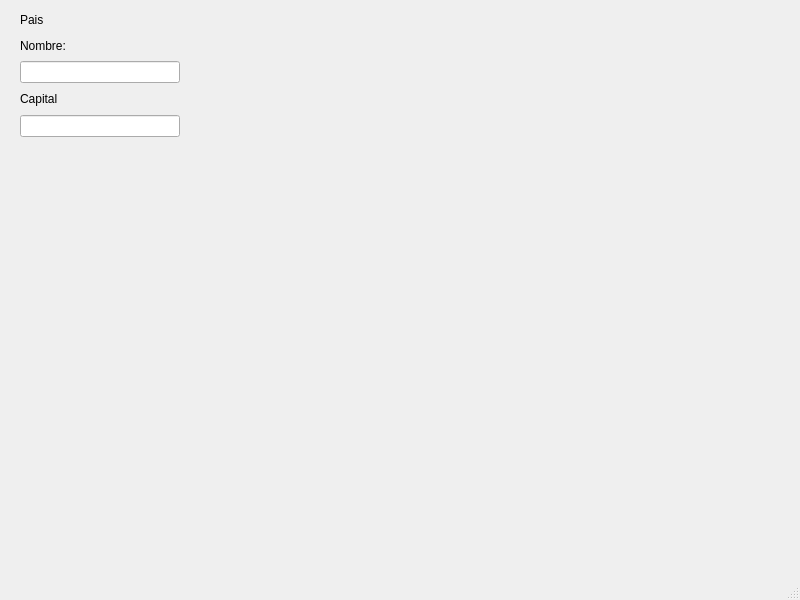
<?xml version="1.0" encoding="UTF-8"?>
<ui version="4.0">
 <class>gui_pais</class>
 <widget class="QMainWindow" name="gui_pais">
  <property name="geometry">
   <rect>
    <x>0</x>
    <y>0</y>
    <width>800</width>
    <height>600</height>
   </rect>
  </property>
  <property name="windowTitle">
   <string>MainWindow</string>
  </property>
  <widget class="QWidget" name="centralwidget">
   <widget class="QWidget" name="verticalLayoutWidget">
    <property name="geometry">
     <rect>
      <x>20</x>
      <y>10</y>
      <width>160</width>
      <height>127</height>
     </rect>
    </property>
    <layout class="QVBoxLayout" name="verticalLayout">
     <item>
      <widget class="QLabel" name="label">
       <property name="text">
        <string>Pais</string>
       </property>
      </widget>
     </item>
     <item>
      <widget class="QLabel" name="label_2">
       <property name="text">
        <string>Nombre:</string>
       </property>
      </widget>
     </item>
     <item>
      <widget class="QLineEdit" name="txt_pais"/>
     </item>
     <item>
      <widget class="QLabel" name="label_3">
       <property name="text">
        <string>Capital</string>
       </property>
      </widget>
     </item>
     <item>
      <widget class="QLineEdit" name="lineEdit"/>
     </item>
    </layout>
   </widget>
  </widget>
  <widget class="QMenuBar" name="menubar">
   <property name="geometry">
    <rect>
     <x>0</x>
     <y>0</y>
     <width>800</width>
     <height>22</height>
    </rect>
   </property>
  </widget>
  <widget class="QStatusBar" name="statusbar"/>
 </widget>
 <resources/>
 <connections/>
</ui>
